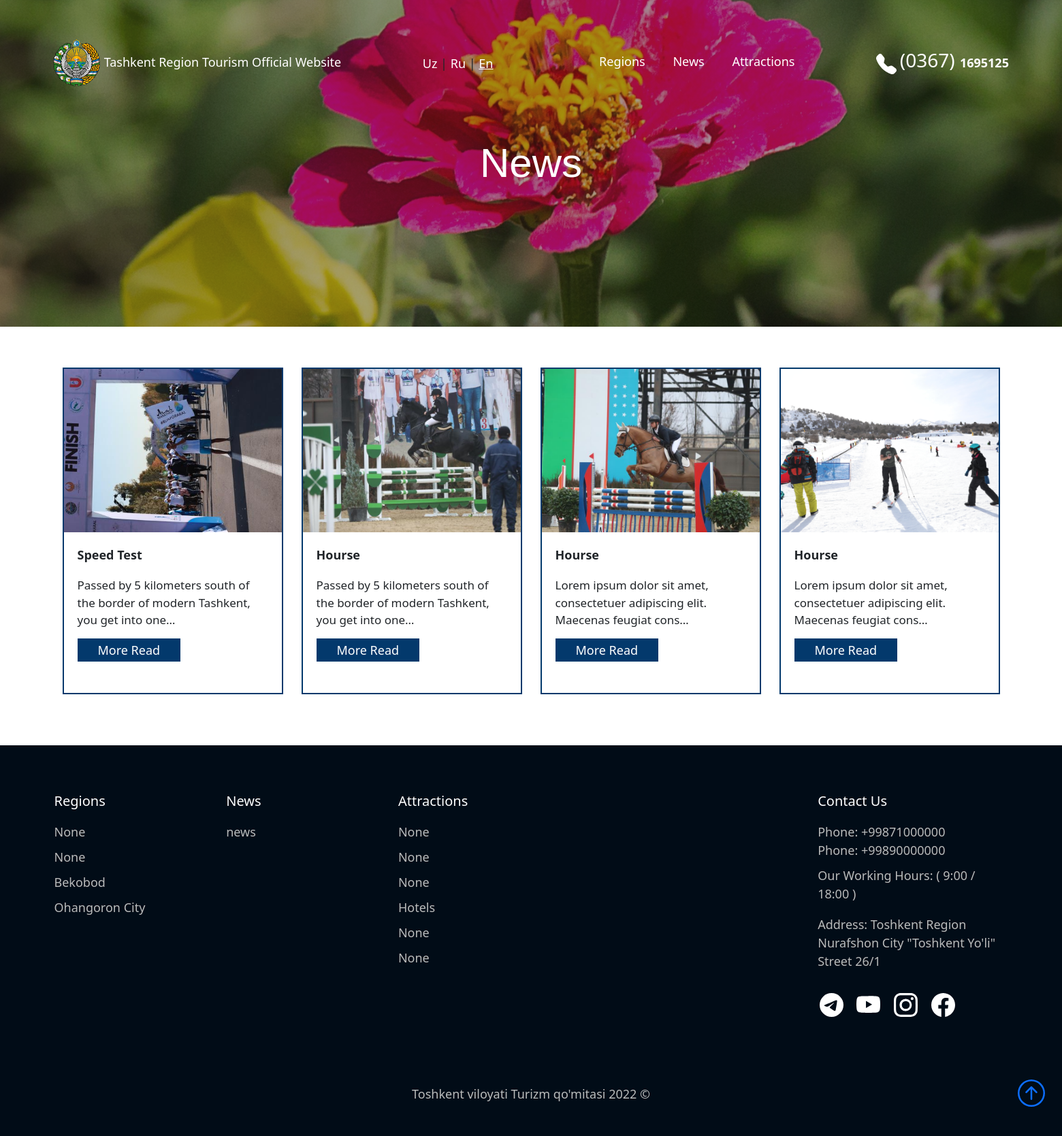
The page /en/news/ on the database its author committed.
### main/models.py (models this page shows, shortened)
class AutoDate(M):
    uz_name = m.CharField(max_length=l)
    ru_name = m.CharField(max_length=l, null=True, blank=True)
    en_name = m.CharField(max_length=l, null=True, blank=True)
    add_time = m.DateTimeField(auto_now_add=True)
    post_view = m.IntegerField(default=0, null=True, blank=True)

class WebSiteName(AutoDate):
    logo = ResizedImageField(size=[1920, 1080],upload_to='logo/', default='default/logo.png')
    """ NavBardagi web site nomi """

class AutoDate(M):
    uz_name = m.CharField(max_length=l)
    ru_name = m.CharField(max_length=l, null=True, blank=True)
    en_name = m.CharField(max_length=l, null=True, blank=True)
    add_time = m.DateTimeField(auto_now_add=True)
    post_view = m.IntegerField(default=0, null=True, blank=True)

class NavbarName(M):
    uz_name = m.CharField(max_length=l)
    ru_name = m.CharField(max_length=l, null=True, blank=True)
    en_name = m.CharField(max_length=l, null=True, blank=True)
    navbar_img = ResizedImageField(size=[1920, 1080], upload_to="navbarname/", null=True, blank=True)
    slug = m.SlugField(max_length=l, unique=True)
    add_time = m.DateTimeField(auto_now_add=True)

class BackgroundImageForNews(M):
    bg_img = ResizedImageField(size=[1920, 1080],upload_to="BackgroundImageForNews/")

class Post(M):
    author = m.ForeignKey(CustomUser, on_delete=m.SET_NULL, null=True, blank=True)
    navbaritem = m.ForeignKey(NavbarItems, on_delete=m.SET_NULL, null=True, blank=True)
    post_img = ResizedImageField(size=[1920, 1080],upload_to='posts/')
    uz_title = m.CharField(max_length=l)
    ru_title = m.CharField(max_length=l, null=True, blank=True)
    en_title = m.CharField(max_length=l, null=True, blank=True)
    uz_description = m.CharField(max_length=100)
    ru_description= m.CharField(max_length=l, null=True, blank=True)
    en_description= m.CharField(max_length=l, null=True, blank=True)
    uz_post = RichTextUploadingField()
    ru_post = RichTextUploadingField(null=True, blank=True)
    en_post = RichTextUploadingField(null=True, blank=True)
    slug = m.SlugField(max_length=l, unique=True)
    post_view = m.IntegerField(default=0, null=True, blank=True)
    add_time = m.DateTimeField(auto_now_add=True)

class News(Post):
    navbar = m.ForeignKey(NavbarName,on_delete=m.SET_NULL, null=True, blank=True)

class Post(M):
    author = m.ForeignKey(CustomUser, on_delete=m.SET_NULL, null=True, blank=True)
    navbaritem = m.ForeignKey(NavbarItems, on_delete=m.SET_NULL, null=True, blank=True)
    post_img = ResizedImageField(size=[1920, 1080],upload_to='posts/')
    uz_title = m.CharField(max_length=l)
    ru_title = m.CharField(max_length=l, null=True, blank=True)
    en_title = m.CharField(max_length=l, null=True, blank=True)
    uz_description = m.CharField(max_length=100)
    ru_description= m.CharField(max_length=l, null=True, blank=True)
    en_description= m.CharField(max_length=l, null=True, blank=True)
    uz_post = RichTextUploadingField()
    ru_post = RichTextUploadingField(null=True, blank=True)
    en_post = RichTextUploadingField(null=True, blank=True)
    slug = m.SlugField(max_length=l, unique=True)
    post_view = m.IntegerField(default=0, null=True, blank=True)
    add_time = m.DateTimeField(auto_now_add=True)

class Hududlar(Post):
    navbar = m.ForeignKey(NavbarName,on_delete=m.SET_NULL, null=True, blank=True)

class NavbarItems(AutoDate):
    navbar = m.ForeignKey(NavbarName, on_delete=m.CASCADE)
    navbar_img = ResizedImageField(size=[1920, 1080], upload_to='navbaritems/', null=True, blank=True)
    slug = m.SlugField(max_length=l, unique=True)

### main/views.py (the view)
# urls.py: path('news/', NewsList.as_view(), name='newslist'),
class NewsList(ListView):
    model = News
    paginate_by = 16
    ordering = '-add_time'
    template_name = 'allpages/news.htm'

### templates/allpages/news.htm (shortened to what this page needs)
{% extends '../pages/templateall.htm' %}
{% block header %}
    <div id="header-root" style="background: linear-gradient(rgba(30, 30, 30, 0.4), rgba(30, 30, 30, 0.4)), url('{{ bgNews.bg_img.url }}');">
        <div class="header-title">
            <span>
                {% if '/en/' in request.path %}
                    News
                {% elif '/ru/' in request.path %}
                    Новости
                {% else %}
                    Yangiliklar
                {% endif %}
            </span>
        </div>
    </div>
{% endblock header %}
{% block cards %}
    {% for l in object_list %}
        <div class="col-12 col-sm-10 col-md-6 col-lg-4 col-xl-3 col-xxl-3 mb-4 news_cards">
            <div class="news-card">
                <div class="news-img" style="background-image: url('{{ l.post_img.url }}');"></div>
                <div class="news-body">
                    {% if '/en/' in request.path %}
                        <div class="news-title">
                            <p>{{ l.en_title|truncatechars:50 }}</p>
                        </div>
                        <div class="news-descriptions">
                            <p>{{ l.en_description|truncatechars:80 }}</p>
                        </div>
                        <a href="{% url 'en:newsdetail' slug=l.slug %}">More Read</a>
                    {% endif %}
                </div>
            </div>
        </div>
    {% empty %}
        <h1 class="my-5">Afsuski malumotlar mavjud emas!</h1>
    {% endfor %}
    <div aria-label="Page navigation example">
    </div>
{% endblock cards %}

### templates/widgets/navbar.htm (shortened to what this page needs)
{% load static %}
{% if '/ru/' in request.path %}
    <nav class="nav-head">
        <div class="marquee"><span>Veb sayt test rejimida ishlamoqda!</span></div>
        <div class="nav-in">
            <div class="brand">
                <a href="/"><img src="{{ web_name.logo.url }}" width="70" alt=""></a>
                <span><a href="/">{{ web_name.ru_name | title }}</a></span>
            </div>
            <div class="lang">
                <a id="lang_uz" href="" >Uz</a> |
                <a id="lang_ru" href="" class="a-hover">Ru</a> |
                <a id="lang_en" href="">En</a>
            </div>
            <div class="navigate">
                <ul>
                    <li>
                        <a href="" id="hudud">{{ nav0.ru_name | title }}</a>
                        <ol id="area">
                            {% for uz in arealist %}
                                <li><a href="{% url 'ru:areadetail' slug=uz.slug %}">{{ uz.ru_title | title }}</a></li>
                            {% endfor %}
                        </ol>
                    </li>
                </ul>
                <ul>
                    <li>
                        <a href="{% url 'ru:newslist' %}">{{ nav1.ru_name | title }}</a>
                    </li>
                </ul>
                <ul>
                    <li>
                        <a href="#" id="space">{{ nav2.ru_name | title }}</a>
                        <ol id="spaces">
                            {% for uz in navbaritems %}
                                <li><a href="{% url 'ru:poststype' slug=uz.slug %}">{{ uz.ru_name | title }}</a></li>
                            {% endfor %}
                        </ol>
                    </li>
                </ul>
            </div>
            <div class="contact">
                <span id="phone-icon">
                    <svg xmlns="http://www.w3.org/2000/svg" width="35" height="35" fill="currentColor" class="bi bi-telephone-fill" viewBox="0 0 16 16">
                        <path fill-rule="evenodd" d="M1.885.511a1.745 1.745 0 0 1 2.61.163L6.29 2.98c.329.423.445.974.315 1.494l-.547 2.19a.678.678 0 0 0 .178.643l2.457 2.457a.678.678 0 0 0 .644.178l2.189-.547a1.745 1.745 0 0 1 1.494.315l2.306 1.794c.829.645.905 1.87.163 2.611l-1.034 1.034c-.74.74-1.846 1.065-2.877.702a18.634 18.634 0 0 1-7.01-4.42 18.634 18.634 0 0 1-4.42-7.009c-.362-1.03-.037-2.137.703-2.877L1.885.511z"/>
                    </svg>
                </span>
                <span id="phone-number">(0367) <b>1695125</b> </span>
            </div>
        </div>
    </nav>
{% elif '/en/' in request.path %}
    <nav class="nav-head">
        <div class="nav-in">
            <div class="brand">
                <a href="/"><img src="{{ web_name.logo.url }}" width="70" alt=""></a>
                <span><a href="/">{{ web_name.en_name | title }}</a></span>
            </div>
            <div class="lang">
                <a id="lang_uz" href="" >Uz</a> |
                <a id="lang_ru" href="">Ru</a> |
                <a id="lang_en" href="" class="a-hover">En</a>
            </div>
            <div class="navigate">
                <ul>
                    <li>
                        <a href="" id="hudud">{{ nav0.en_name | title }}</a>
                    </li>
                </ul>
                <ul>
                    <li>
                        <a href="{% url 'en:newslist' %}">{{ nav1.en_name | title }}</a>
                    </li>
                </ul>
                <ul>
                    <li>
                        <a href="#" id="space">{{ nav2.en_name | title }}</a>
                    </li>
                </ul>
            </div>
            <div class="contact">
                <span id="phone-icon">
                </span>
                <span id="phone-number">(0367) <b>1695125</b> </span>
            </div>
        </div>
    </nav>
{% endif %}

### templates/basesections/footer.htm (shortened to what this page needs)
{% load static %}
{% if '/en/' in request.path %}
    <footer>
        <div id="footer_main">
            <div class="sitemap">
                <div class="row">
                    <div class="footer-col">
                        <h3>{{ nav0.en_name | title }}</h3>
                        <ul>
                            {% for en in arealist %}
                                <li><a href="{% url 'areadetail' slug=en.slug %}">{{ en.en_title | title }}</a></li>
                            {% endfor %}
                        </ul>
                    </div>
                    <div class="footer-col">
                        <h3>{{ nav1.en_name | title }}</h3>
                        <li>
                            <a href="{% url 'newslist' %}" class="nw">{{ nav1.en_name }}</a>
                        </li>
                    </div>
                    <div class="footer-col">
                        <h3>{{ nav2.en_name | title }}</h3>
                        <ul>
                            {% for en in navbaritems %}
                                <li><a href="{% url 'poststype' slug=en.slug %}">{{ en.en_name }}</a></li>
                            {% endfor %}
                        </ul>
                    </div>
                </div>
                <div class="aboutsite">
                    <h3>Contact Us</h3>
                    <div class="text-footer">
                        <span>Phone: +99871000000</span>
                        <br/>
                        <span>Phone: +99890000000</span>
                        <p>Our working hours: ( 9:00 / 18:00 )</p>
                        <p>Address: Toshkent region Nurafshon City "Toshkent yo'li" street 26/1</p>
                    </div>
                    <div class="social-links">
                        <a href="#">
                        </a>
                        <a href="#">
                        </a>
                        <a href="#">
                        </a>
                        <a href="#">
                        </a>
                    </div>
                </div>
            </div>
        </div>
        <div class="footer__foot"><p>Toshkent viloyati Turizm qo'mitasi 2022 &copy;</p></div>
    </footer>
{% endif %}

### templates/base.htm (style rules this page uses)
body { overflow-x: hidden; }

### rows shown on the page
WebSiteName: logo (picture)
AutoDate: en_name "Tashkent Region Tourism Official Website"
NavbarName: en_name "Regions"
NavbarName: en_name "News", en_name "news"
NavbarName: en_name "Attractions"
BackgroundImageForNews: bg_img (picture)
News: post_img (picture), en_title "Speed Test", en_description "Passed by 5 kilometers south of the border of modern Tashkent, you get into one…"
News: post_img (picture), en_title "Hourse", en_description "Passed by 5 kilometers south of the border of modern Tashkent, you get into one…"
News: post_img (picture), en_title "Hourse", en_description "Lorem ipsum dolor sit amet, consectetuer adipiscing elit. Maecenas feugiat cons…"
News: post_img (picture), en_title "Hourse", en_description "Lorem ipsum dolor sit amet, consectetuer adipiscing elit. Maecenas feugiat cons…"
Hududlar: en_title "None"
Hududlar: en_title "None"
Hududlar: en_title "Bekobod"
Hududlar: en_title "Ohangoron City"
NavbarItems: en_name "None"
NavbarItems: en_name "None"
NavbarItems: en_name "None"
NavbarItems: en_name "Hotels"
NavbarItems: en_name "None"
NavbarItems: en_name "None"
